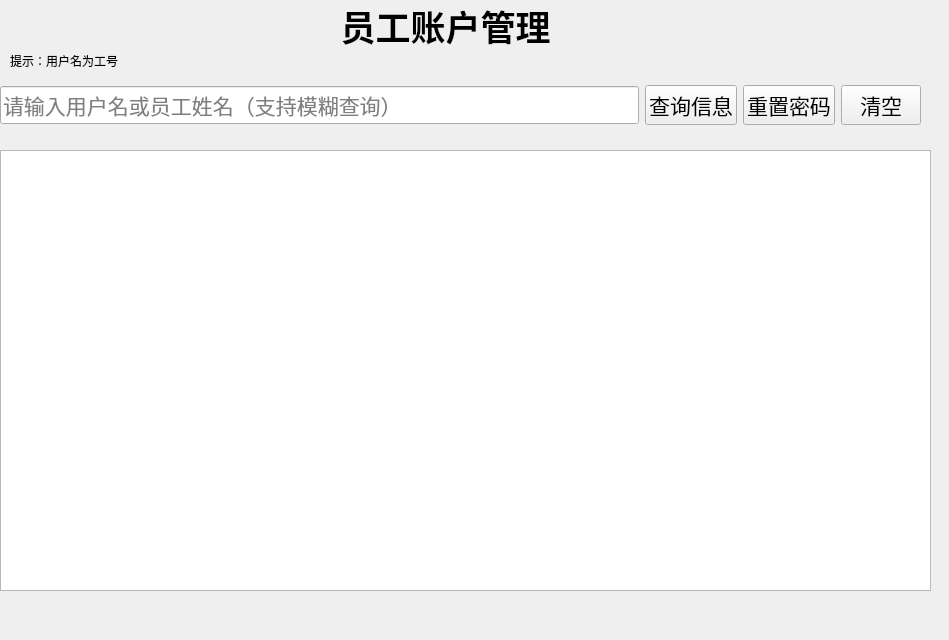
<?xml version="1.0" encoding="UTF-8"?>
<ui version="4.0">
 <class>stuGuanLi</class>
 <widget class="QWidget" name="stuGuanLi">
  <property name="geometry">
   <rect>
    <x>0</x>
    <y>0</y>
    <width>949</width>
    <height>640</height>
   </rect>
  </property>
  <property name="windowTitle">
   <string>Form</string>
  </property>
  <widget class="QLabel" name="label">
   <property name="geometry">
    <rect>
     <x>0</x>
     <y>0</y>
     <width>891</width>
     <height>51</height>
    </rect>
   </property>
   <property name="text">
    <string>&lt;html&gt;&lt;head/&gt;&lt;body&gt;&lt;p align=&quot;center&quot;&gt;&lt;span style=&quot; font-size:26pt; font-weight:600;&quot;&gt;员工账户管理&lt;/span&gt;&lt;/p&gt;&lt;/body&gt;&lt;/html&gt;</string>
   </property>
  </widget>
  <widget class="QWidget" name="horizontalLayoutWidget">
   <property name="geometry">
    <rect>
     <x>0</x>
     <y>80</y>
     <width>921</width>
     <height>51</height>
    </rect>
   </property>
   <layout class="QHBoxLayout" name="horizontalLayout_5">
    <item>
     <widget class="QLineEdit" name="select_param_edit_3">
      <property name="font">
       <font>
        <family>AcadEref</family>
        <pointsize>16</pointsize>
       </font>
      </property>
      <property name="text">
       <string/>
      </property>
      <property name="placeholderText">
       <string>请输入用户名或员工姓名（支持模糊查询）</string>
      </property>
     </widget>
    </item>
    <item>
     <widget class="QPushButton" name="refer_pushButton_3">
      <property name="font">
       <font>
        <family>AcadEref</family>
        <pointsize>16</pointsize>
       </font>
      </property>
      <property name="text">
       <string>查询信息</string>
      </property>
      <property name="iconSize">
       <size>
        <width>16</width>
        <height>16</height>
       </size>
      </property>
      <property name="autoRepeatDelay">
       <number>300</number>
      </property>
     </widget>
    </item>
    <item>
     <widget class="QPushButton" name="reMiMa_pushButton">
      <property name="font">
       <font>
        <family>AcadEref</family>
        <pointsize>16</pointsize>
       </font>
      </property>
      <property name="text">
       <string>重置密码</string>
      </property>
      <property name="iconSize">
       <size>
        <width>16</width>
        <height>16</height>
       </size>
      </property>
      <property name="autoRepeatDelay">
       <number>300</number>
      </property>
     </widget>
    </item>
    <item>
     <widget class="QPushButton" name="clear_pushButton_3">
      <property name="font">
       <font>
        <family>AcadEref</family>
        <pointsize>16</pointsize>
       </font>
      </property>
      <property name="text">
       <string>清空</string>
      </property>
      <property name="iconSize">
       <size>
        <width>16</width>
        <height>16</height>
       </size>
      </property>
      <property name="autoRepeatDelay">
       <number>300</number>
      </property>
     </widget>
    </item>
   </layout>
  </widget>
  <widget class="QTableWidget" name="information_tableWidget">
   <property name="enabled">
    <bool>true</bool>
   </property>
   <property name="geometry">
    <rect>
     <x>0</x>
     <y>150</y>
     <width>931</width>
     <height>441</height>
    </rect>
   </property>
  </widget>
  <widget class="QLabel" name="label_2">
   <property name="geometry">
    <rect>
     <x>10</x>
     <y>50</y>
     <width>374</width>
     <height>21</height>
    </rect>
   </property>
   <property name="text">
    <string>提示：用户名为工号</string>
   </property>
  </widget>
 </widget>
 <resources/>
 <connections/>
</ui>
